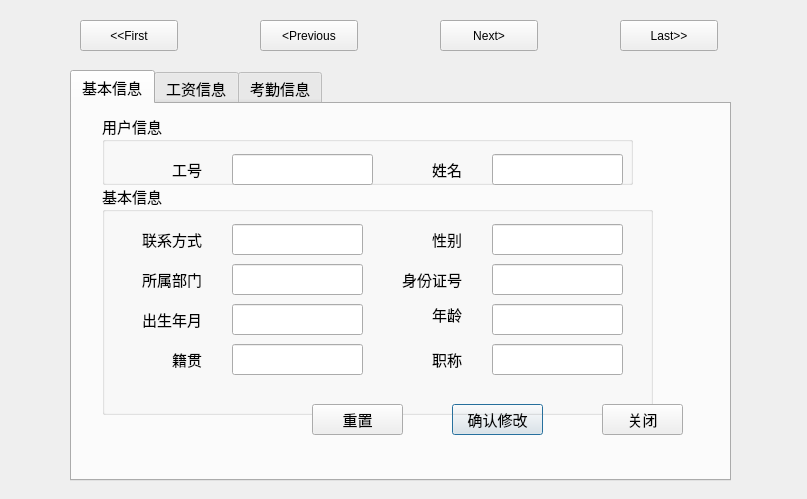
<?xml version="1.0" encoding="UTF-8"?>
<ui version="4.0">
 <class>editworkers</class>
 <widget class="QDialog" name="editworkers">
  <property name="geometry">
   <rect>
    <x>0</x>
    <y>0</y>
    <width>807</width>
    <height>499</height>
   </rect>
  </property>
  <property name="windowTitle">
   <string>Dialog</string>
  </property>
  <widget class="QTabWidget" name="managers_tab_2">
   <property name="geometry">
    <rect>
     <x>70</x>
     <y>70</y>
     <width>661</width>
     <height>411</height>
    </rect>
   </property>
   <property name="font">
    <font>
     <family>Adobe Arabic</family>
     <pointsize>11</pointsize>
    </font>
   </property>
   <property name="currentIndex">
    <number>0</number>
   </property>
   <widget class="QWidget" name="workers_tab_basicinfo">
    <attribute name="title">
     <string>基本信息</string>
    </attribute>
    <widget class="QPushButton" name="managers_okpushButton">
     <property name="geometry">
      <rect>
       <x>380</x>
       <y>300</y>
       <width>91</width>
       <height>31</height>
      </rect>
     </property>
     <property name="text">
      <string>确认修改</string>
     </property>
    </widget>
    <widget class="QGroupBox" name="workers_table_usergroupBox">
     <property name="geometry">
      <rect>
       <x>30</x>
       <y>10</y>
       <width>531</width>
       <height>71</height>
      </rect>
     </property>
     <property name="title">
      <string>用户信息</string>
     </property>
     <widget class="QLabel" name="managers_idlabel">
      <property name="geometry">
       <rect>
        <x>70</x>
        <y>40</y>
        <width>41</width>
        <height>31</height>
       </rect>
      </property>
      <property name="text">
       <string>工号</string>
      </property>
      <property name="buddy">
       <cstring>managers_idlineEdit</cstring>
      </property>
     </widget>
     <widget class="QLineEdit" name="managers_idlineEdit">
      <property name="geometry">
       <rect>
        <x>130</x>
        <y>40</y>
        <width>141</width>
        <height>31</height>
       </rect>
      </property>
      <property name="layoutDirection">
       <enum>Qt::RightToLeft</enum>
      </property>
      <property name="text">
       <string/>
      </property>
      <property name="alignment">
       <set>Qt::AlignCenter</set>
      </property>
      <property name="readOnly">
       <bool>false</bool>
      </property>
     </widget>
     <widget class="QLabel" name="managers_namelabel">
      <property name="geometry">
       <rect>
        <x>330</x>
        <y>40</y>
        <width>41</width>
        <height>31</height>
       </rect>
      </property>
      <property name="text">
       <string>姓名</string>
      </property>
      <property name="buddy">
       <cstring>managers_namelineEdit</cstring>
      </property>
     </widget>
     <widget class="QLineEdit" name="managers_namelineEdit">
      <property name="geometry">
       <rect>
        <x>390</x>
        <y>40</y>
        <width>131</width>
        <height>31</height>
       </rect>
      </property>
      <property name="readOnly">
       <bool>false</bool>
      </property>
     </widget>
    </widget>
    <widget class="QGroupBox" name="workers_table_basicgroupBox">
     <property name="geometry">
      <rect>
       <x>30</x>
       <y>80</y>
       <width>551</width>
       <height>231</height>
      </rect>
     </property>
     <property name="title">
      <string>基本信息</string>
     </property>
     <widget class="QLabel" name="managers_sexlabel">
      <property name="geometry">
       <rect>
        <x>330</x>
        <y>40</y>
        <width>41</width>
        <height>31</height>
       </rect>
      </property>
      <property name="text">
       <string>性别</string>
      </property>
      <property name="buddy">
       <cstring>managers_sexlineEdit</cstring>
      </property>
     </widget>
     <widget class="QLineEdit" name="managers_agelineEdit">
      <property name="geometry">
       <rect>
        <x>390</x>
        <y>120</y>
        <width>131</width>
        <height>31</height>
       </rect>
      </property>
     </widget>
     <widget class="QLabel" name="managers_personnellabel">
      <property name="geometry">
       <rect>
        <x>40</x>
        <y>80</y>
        <width>71</width>
        <height>31</height>
       </rect>
      </property>
      <property name="text">
       <string>所属部门</string>
      </property>
      <property name="buddy">
       <cstring>managers_personnellineEdit</cstring>
      </property>
     </widget>
     <widget class="QLabel" name="managers_phonelabel">
      <property name="geometry">
       <rect>
        <x>40</x>
        <y>40</y>
        <width>71</width>
        <height>31</height>
       </rect>
      </property>
      <property name="text">
       <string>联系方式</string>
      </property>
      <property name="buddy">
       <cstring>managers_phonelineEdit</cstring>
      </property>
     </widget>
     <widget class="QLabel" name="managers_positionlabel">
      <property name="geometry">
       <rect>
        <x>330</x>
        <y>160</y>
        <width>41</width>
        <height>31</height>
       </rect>
      </property>
      <property name="text">
       <string>职称</string>
      </property>
      <property name="buddy">
       <cstring>managers_positionlineEdit</cstring>
      </property>
     </widget>
     <widget class="QLabel" name="managers_addresslabel">
      <property name="geometry">
       <rect>
        <x>70</x>
        <y>160</y>
        <width>41</width>
        <height>31</height>
       </rect>
      </property>
      <property name="text">
       <string>籍贯</string>
      </property>
      <property name="buddy">
       <cstring>managers_addresslineEdit</cstring>
      </property>
     </widget>
     <widget class="QLabel" name="managers_idcardlabel">
      <property name="geometry">
       <rect>
        <x>300</x>
        <y>80</y>
        <width>61</width>
        <height>31</height>
       </rect>
      </property>
      <property name="text">
       <string>身份证号</string>
      </property>
      <property name="buddy">
       <cstring>managers_idcardlineEdit</cstring>
      </property>
     </widget>
     <widget class="QLabel" name="managers_birthlabel">
      <property name="geometry">
       <rect>
        <x>40</x>
        <y>120</y>
        <width>71</width>
        <height>31</height>
       </rect>
      </property>
      <property name="text">
       <string>出生年月</string>
      </property>
      <property name="buddy">
       <cstring>managers_birthlineEdit</cstring>
      </property>
     </widget>
     <widget class="QLineEdit" name="managers_addresslineEdit">
      <property name="geometry">
       <rect>
        <x>130</x>
        <y>160</y>
        <width>131</width>
        <height>31</height>
       </rect>
      </property>
     </widget>
     <widget class="QLineEdit" name="managers_positionlineEdit">
      <property name="geometry">
       <rect>
        <x>390</x>
        <y>160</y>
        <width>131</width>
        <height>31</height>
       </rect>
      </property>
      <property name="readOnly">
       <bool>false</bool>
      </property>
     </widget>
     <widget class="QLineEdit" name="managers_personnellineEdit">
      <property name="geometry">
       <rect>
        <x>130</x>
        <y>80</y>
        <width>131</width>
        <height>31</height>
       </rect>
      </property>
      <property name="readOnly">
       <bool>false</bool>
      </property>
     </widget>
     <widget class="QLabel" name="managers_agelabel">
      <property name="geometry">
       <rect>
        <x>330</x>
        <y>110</y>
        <width>41</width>
        <height>41</height>
       </rect>
      </property>
      <property name="text">
       <string>年龄</string>
      </property>
      <property name="buddy">
       <cstring>managers_agelineEdit</cstring>
      </property>
     </widget>
     <widget class="QLineEdit" name="managers_phonelineEdit">
      <property name="geometry">
       <rect>
        <x>130</x>
        <y>40</y>
        <width>131</width>
        <height>31</height>
       </rect>
      </property>
     </widget>
     <widget class="QLineEdit" name="managers_birthlineEdit">
      <property name="geometry">
       <rect>
        <x>130</x>
        <y>120</y>
        <width>131</width>
        <height>31</height>
       </rect>
      </property>
     </widget>
     <widget class="QLineEdit" name="managers_idcardlineEdit">
      <property name="geometry">
       <rect>
        <x>390</x>
        <y>80</y>
        <width>131</width>
        <height>31</height>
       </rect>
      </property>
      <property name="readOnly">
       <bool>false</bool>
      </property>
     </widget>
     <widget class="QLineEdit" name="managers_sexlineEdit">
      <property name="geometry">
       <rect>
        <x>390</x>
        <y>40</y>
        <width>131</width>
        <height>31</height>
       </rect>
      </property>
      <property name="readOnly">
       <bool>false</bool>
      </property>
     </widget>
    </widget>
    <widget class="QPushButton" name="managers_closepushButton">
     <property name="geometry">
      <rect>
       <x>530</x>
       <y>300</y>
       <width>81</width>
       <height>31</height>
      </rect>
     </property>
     <property name="text">
      <string>关闭</string>
     </property>
    </widget>
    <widget class="QPushButton" name="managers_againpushButton">
     <property name="geometry">
      <rect>
       <x>240</x>
       <y>300</y>
       <width>91</width>
       <height>31</height>
      </rect>
     </property>
     <property name="text">
      <string>重置</string>
     </property>
    </widget>
   </widget>
   <widget class="QWidget" name="workers_tab_payinfo">
    <attribute name="title">
     <string>工资信息</string>
    </attribute>
    <widget class="QDateEdit" name="managers_dateEdit">
     <property name="geometry">
      <rect>
       <x>310</x>
       <y>30</y>
       <width>131</width>
       <height>31</height>
      </rect>
     </property>
     <property name="displayFormat">
      <string>yyyy-M</string>
     </property>
     <property name="calendarPopup">
      <bool>true</bool>
     </property>
    </widget>
    <widget class="QLabel" name="managers_datelabel">
     <property name="geometry">
      <rect>
       <x>230</x>
       <y>30</y>
       <width>41</width>
       <height>31</height>
      </rect>
     </property>
     <property name="text">
      <string>日期</string>
     </property>
    </widget>
    <widget class="QLabel" name="managers_totalpaylabel">
     <property name="geometry">
      <rect>
       <x>210</x>
       <y>100</y>
       <width>61</width>
       <height>31</height>
      </rect>
     </property>
     <property name="text">
      <string>总工资 </string>
     </property>
    </widget>
    <widget class="QLabel" name="managers_taxlabel">
     <property name="geometry">
      <rect>
       <x>230</x>
       <y>170</y>
       <width>54</width>
       <height>31</height>
      </rect>
     </property>
     <property name="text">
      <string>税收</string>
     </property>
    </widget>
    <widget class="QLabel" name="managers_incomelabel">
     <property name="geometry">
      <rect>
       <x>210</x>
       <y>240</y>
       <width>61</width>
       <height>31</height>
      </rect>
     </property>
     <property name="text">
      <string>净工资</string>
     </property>
    </widget>
    <widget class="QLineEdit" name="managers_totalpaylineEdit">
     <property name="geometry">
      <rect>
       <x>310</x>
       <y>100</y>
       <width>131</width>
       <height>31</height>
      </rect>
     </property>
     <property name="readOnly">
      <bool>false</bool>
     </property>
    </widget>
    <widget class="QLineEdit" name="managers_taxlineEdit">
     <property name="geometry">
      <rect>
       <x>310</x>
       <y>170</y>
       <width>131</width>
       <height>31</height>
      </rect>
     </property>
     <property name="readOnly">
      <bool>false</bool>
     </property>
    </widget>
    <widget class="QLineEdit" name="managers_incomelineEdit">
     <property name="geometry">
      <rect>
       <x>310</x>
       <y>240</y>
       <width>131</width>
       <height>31</height>
      </rect>
     </property>
     <property name="readOnly">
      <bool>false</bool>
     </property>
    </widget>
    <widget class="QPushButton" name="managers_okpushButton_2">
     <property name="geometry">
      <rect>
       <x>380</x>
       <y>300</y>
       <width>91</width>
       <height>31</height>
      </rect>
     </property>
     <property name="text">
      <string>确认修改</string>
     </property>
    </widget>
    <widget class="QPushButton" name="managers_closepushButton_2">
     <property name="geometry">
      <rect>
       <x>520</x>
       <y>300</y>
       <width>81</width>
       <height>31</height>
      </rect>
     </property>
     <property name="text">
      <string>关闭</string>
     </property>
    </widget>
   </widget>
   <widget class="QWidget" name="workers_tab_attendinfo">
    <attribute name="title">
     <string>考勤信息</string>
    </attribute>
    <widget class="QDateEdit" name="managers_dateEdit_2">
     <property name="enabled">
      <bool>true</bool>
     </property>
     <property name="geometry">
      <rect>
       <x>320</x>
       <y>30</y>
       <width>131</width>
       <height>31</height>
      </rect>
     </property>
     <property name="acceptDrops">
      <bool>false</bool>
     </property>
     <property name="layoutDirection">
      <enum>Qt::LeftToRight</enum>
     </property>
     <property name="autoFillBackground">
      <bool>false</bool>
     </property>
     <property name="wrapping">
      <bool>false</bool>
     </property>
     <property name="alignment">
      <set>Qt::AlignCenter</set>
     </property>
     <property name="readOnly">
      <bool>false</bool>
     </property>
     <property name="buttonSymbols">
      <enum>QAbstractSpinBox::UpDownArrows</enum>
     </property>
     <property name="accelerated">
      <bool>false</bool>
     </property>
     <property name="dateTime">
      <datetime>
       <hour>0</hour>
       <minute>0</minute>
       <second>0</second>
       <year>2013</year>
       <month>5</month>
       <day>1</day>
      </datetime>
     </property>
     <property name="date">
      <date>
       <year>2013</year>
       <month>5</month>
       <day>1</day>
      </date>
     </property>
     <property name="currentSection">
      <enum>QDateTimeEdit::YearSection</enum>
     </property>
     <property name="displayFormat">
      <string>yyyy-M</string>
     </property>
     <property name="calendarPopup">
      <bool>true</bool>
     </property>
    </widget>
    <widget class="QLabel" name="managers_datelabel_2">
     <property name="geometry">
      <rect>
       <x>230</x>
       <y>30</y>
       <width>54</width>
       <height>31</height>
      </rect>
     </property>
     <property name="text">
      <string>日期</string>
     </property>
    </widget>
    <widget class="QLabel" name="managers_latelabel">
     <property name="geometry">
      <rect>
       <x>200</x>
       <y>100</y>
       <width>71</width>
       <height>31</height>
      </rect>
     </property>
     <property name="text">
      <string>迟到次数</string>
     </property>
    </widget>
    <widget class="QLabel" name="managers_absentlabel">
     <property name="geometry">
      <rect>
       <x>200</x>
       <y>240</y>
       <width>71</width>
       <height>31</height>
      </rect>
     </property>
     <property name="text">
      <string>缺席次数</string>
     </property>
    </widget>
    <widget class="QLabel" name="managers_leavelabel">
     <property name="geometry">
      <rect>
       <x>200</x>
       <y>170</y>
       <width>71</width>
       <height>31</height>
      </rect>
     </property>
     <property name="text">
      <string>请假次数</string>
     </property>
    </widget>
    <widget class="QLineEdit" name="managers_latelineEdit">
     <property name="geometry">
      <rect>
       <x>320</x>
       <y>100</y>
       <width>131</width>
       <height>31</height>
      </rect>
     </property>
     <property name="readOnly">
      <bool>false</bool>
     </property>
    </widget>
    <widget class="QLineEdit" name="managers_leavelineEdit">
     <property name="geometry">
      <rect>
       <x>320</x>
       <y>170</y>
       <width>131</width>
       <height>31</height>
      </rect>
     </property>
     <property name="readOnly">
      <bool>false</bool>
     </property>
    </widget>
    <widget class="QLineEdit" name="managers_absentlineEdit">
     <property name="geometry">
      <rect>
       <x>320</x>
       <y>240</y>
       <width>131</width>
       <height>31</height>
      </rect>
     </property>
     <property name="readOnly">
      <bool>false</bool>
     </property>
    </widget>
    <widget class="QPushButton" name="managers_okpushButton_3">
     <property name="geometry">
      <rect>
       <x>390</x>
       <y>300</y>
       <width>91</width>
       <height>31</height>
      </rect>
     </property>
     <property name="text">
      <string>确认修改</string>
     </property>
    </widget>
    <widget class="QPushButton" name="managers_closepushButton_3">
     <property name="geometry">
      <rect>
       <x>530</x>
       <y>300</y>
       <width>91</width>
       <height>31</height>
      </rect>
     </property>
     <property name="text">
      <string>关闭</string>
     </property>
    </widget>
   </widget>
  </widget>
  <widget class="QPushButton" name="managers_firstpushButton">
   <property name="geometry">
    <rect>
     <x>80</x>
     <y>20</y>
     <width>98</width>
     <height>31</height>
    </rect>
   </property>
   <property name="text">
    <string>&lt;&lt;First</string>
   </property>
  </widget>
  <widget class="QPushButton" name="managers_previouspushButton">
   <property name="geometry">
    <rect>
     <x>260</x>
     <y>20</y>
     <width>98</width>
     <height>31</height>
    </rect>
   </property>
   <property name="text">
    <string>&lt;Previous</string>
   </property>
  </widget>
  <widget class="QPushButton" name="managers_nextpushButton">
   <property name="geometry">
    <rect>
     <x>440</x>
     <y>20</y>
     <width>98</width>
     <height>31</height>
    </rect>
   </property>
   <property name="text">
    <string>Next&gt;</string>
   </property>
  </widget>
  <widget class="QPushButton" name="managers_lastpushButton">
   <property name="geometry">
    <rect>
     <x>620</x>
     <y>20</y>
     <width>98</width>
     <height>31</height>
    </rect>
   </property>
   <property name="text">
    <string>Last&gt;&gt;</string>
   </property>
  </widget>
 </widget>
 <resources/>
 <connections/>
</ui>
